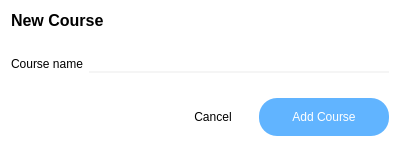
<?xml version="1.0" encoding="UTF-8"?>
<ui version="4.0">
 <class>AddDialog</class>
 <widget class="QWidget" name="AddDialog">
  <property name="geometry">
   <rect>
    <x>0</x>
    <y>0</y>
    <width>400</width>
    <height>147</height>
   </rect>
  </property>
  <property name="windowTitle">
   <string>Form</string>
  </property>
  <property name="styleSheet">
   <string notr="true">#AddDialog
{
	background: white;
}

#title {
	font-size: 16px;
	font-weight: bold;
}

QLineEdit {
	border: none;
	border-bottom: 2px solid rgba(0,0,0,10);
	outline:none;
}

QLineEdit::focus {
	border: none;
	border-bottom: 2px solid lightgray;
	outline:none;
}

#cancel_btn {
	border:none;
	background:transparent;
	color: black;
	text-transform: uppercase;
	width: 80px;
	height: 18px;
}

#ok_btn {
	border:none;
	text-transform: uppercase;
	padding: 10px;
	padding-left: 15px;
	padding-right: 15px;
	background: white;
	border-radius: 18px;
	color: white;
	background: #61b4ff;
	width: 100px;
	height: 18px;
}</string>
  </property>
  <layout class="QVBoxLayout" name="verticalLayout">
   <item>
    <widget class="QLabel" name="title">
     <property name="text">
      <string>New Course</string>
     </property>
    </widget>
   </item>
   <item>
    <spacer name="verticalSpacer">
     <property name="orientation">
      <enum>Qt::Vertical</enum>
     </property>
     <property name="sizeHint" stdset="0">
      <size>
       <width>20</width>
       <height>40</height>
      </size>
     </property>
    </spacer>
   </item>
   <item>
    <layout class="QHBoxLayout" name="horizontalLayout">
     <item>
      <widget class="QLabel" name="name_label">
       <property name="text">
        <string>Course name</string>
       </property>
      </widget>
     </item>
     <item>
      <widget class="QLineEdit" name="name"/>
     </item>
    </layout>
   </item>
   <item>
    <spacer name="verticalSpacer_2">
     <property name="orientation">
      <enum>Qt::Vertical</enum>
     </property>
     <property name="sizeHint" stdset="0">
      <size>
       <width>20</width>
       <height>40</height>
      </size>
     </property>
    </spacer>
   </item>
   <item>
    <layout class="QHBoxLayout" name="horizontalLayout_2">
     <item>
      <spacer name="horizontalSpacer">
       <property name="orientation">
        <enum>Qt::Horizontal</enum>
       </property>
       <property name="sizeHint" stdset="0">
        <size>
         <width>70</width>
         <height>20</height>
        </size>
       </property>
      </spacer>
     </item>
     <item>
      <widget class="QPushButton" name="cancel_btn">
       <property name="sizePolicy">
        <sizepolicy hsizetype="Minimum" vsizetype="Minimum">
         <horstretch>0</horstretch>
         <verstretch>0</verstretch>
        </sizepolicy>
       </property>
       <property name="maximumSize">
        <size>
         <width>16777215</width>
         <height>16777215</height>
        </size>
       </property>
       <property name="cursor">
        <cursorShape>PointingHandCursor</cursorShape>
       </property>
       <property name="text">
        <string>Cancel</string>
       </property>
       <property name="flat">
        <bool>true</bool>
       </property>
      </widget>
     </item>
     <item>
      <widget class="QPushButton" name="ok_btn">
       <property name="sizePolicy">
        <sizepolicy hsizetype="Minimum" vsizetype="Minimum">
         <horstretch>0</horstretch>
         <verstretch>0</verstretch>
        </sizepolicy>
       </property>
       <property name="maximumSize">
        <size>
         <width>16777215</width>
         <height>16777215</height>
        </size>
       </property>
       <property name="cursor">
        <cursorShape>PointingHandCursor</cursorShape>
       </property>
       <property name="text">
        <string>Add Course</string>
       </property>
       <property name="icon">
        <iconset resource="resources.qrc">
         <normaloff>:/misc/res/course.png</normaloff>:/misc/res/course.png</iconset>
       </property>
       <property name="iconSize">
        <size>
         <width>16</width>
         <height>16</height>
        </size>
       </property>
       <property name="default">
        <bool>true</bool>
       </property>
       <property name="flat">
        <bool>true</bool>
       </property>
      </widget>
     </item>
    </layout>
   </item>
  </layout>
 </widget>
 <resources>
  <include location="resources.qrc"/>
 </resources>
 <connections/>
</ui>
